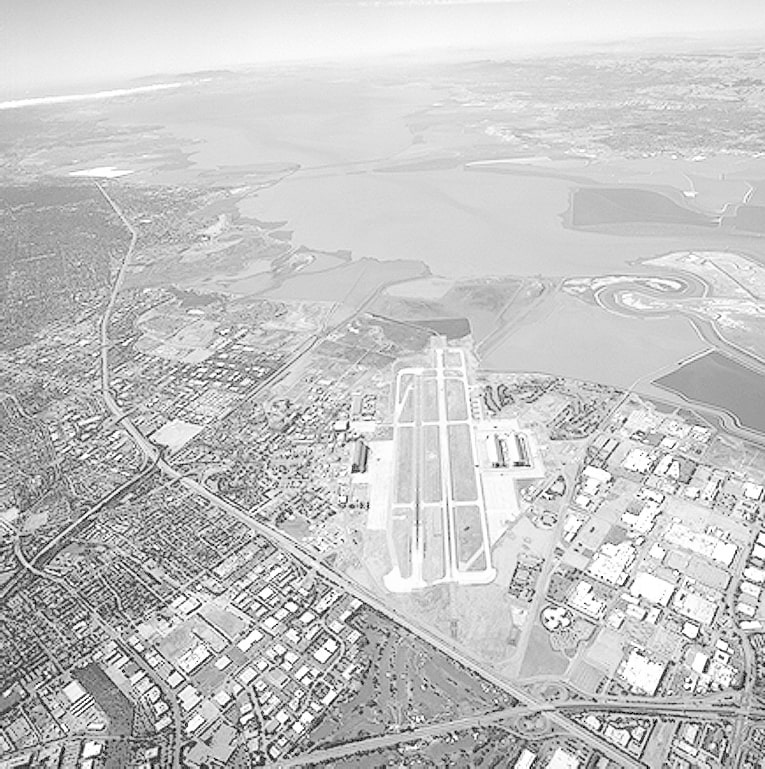
#> input picture Intensity Transformations/aerial.jpg, 765 x 769 px
$ jupyter execute 'P1B_Intensity Transformation.ipynb'
#> lines starting #> are read from the running program, lines starting #| are printed output that depends on the picture
[cell 1]
import cv2
import math
import numpy as np
import matplotlib.pyplot as plt
import matplotlib.image as img

[cell 2]
# P1B-Step1. e-campus에 첨부된 압축 폴더 중 [P1B]의 코드와 이미지를 먼저 다운로드하세요.
I = cv2.imread('aerial.jpg', cv2.IMREAD_GRAYSCALE)  # 이미지를 Gray Scale로 불러오기
#> I is the input picture: shape (769, 765); min 0, max 255, mean 197.1

[cell 3]
cv2.imshow('image', I)     # 이미지 출력, jupyter notebook 사용자용
cv2.waitKey(0)
cv2.destroyAllWindows()

# colab 사용자용 이미지 출력
# from google.colab import files
# from IPython import display

# display.Image(' 이미지 파일명 ')

[cell 4]
# P1B-Step2. A power-law transform을 공식에 따라 함수로 구현하세요.
def power_of_law(gamma, r):
#> called with gamma = 0.1
    c = 255/ (255*gamma)                                # s=cr^gamma 에서 s가 8bit 영상 기준 최대값인 255가 되도록 하는 c를 구현하세요. (pdf 문서 참조)

    return np.array(c*(r**gamma), dtype = 'uint8')  # A power-law 공식을 구현하세요.
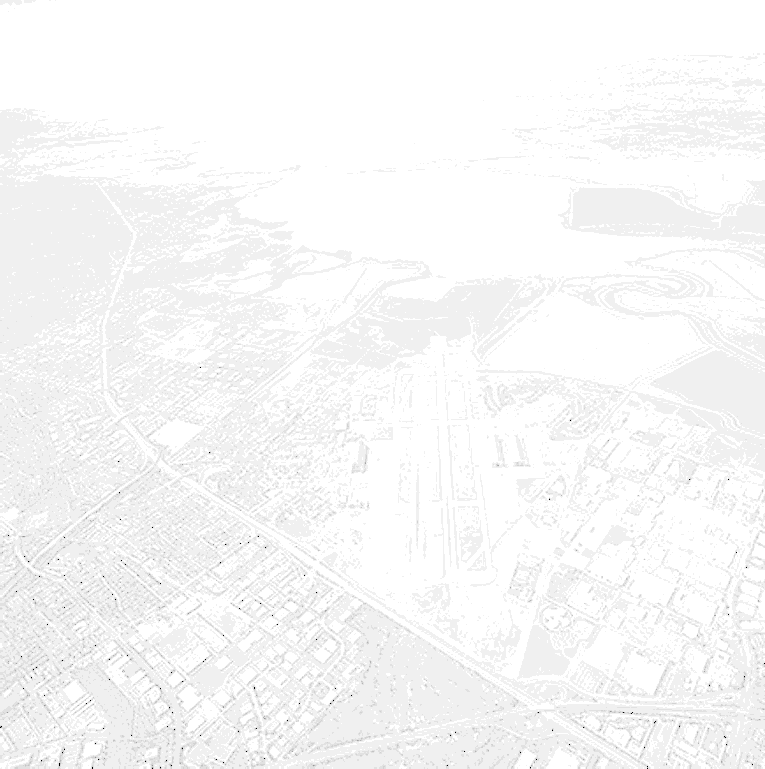
#> returned value: shape (769, 765); min 0, max 17, mean 16.52; drawn with min black and max white

[cell 5]
# plotting 하는 코드, 중간중간에 비어진 부분을 채워 넣으세요.
# P1B-Step3. Gamma값을 0.1, 0.5, 0.9, 2, 4로 설정하고 실험해보세요
# P1B-Step4. 각각의 실험 결과와 원본 영상을 비교하여 보여주세요
fig = plt.figure(figsize = (15, 10)) # rows*cols 행렬의 i번째 subplot 생성
rows = 2
cols = 3

ax1 = fig.add_subplot(rows, cols, 1)
I_RGB = cv2.cvtColor(I, cv2.COLOR_GRAY2RGB)               # matplot 라이브러리의 imshow함수를 사용하여 영상을 보일경우, RGB 포맷으로 변환해주어야 함
ax1.imshow(I_RGB)
ax1.set_title('Original')
ax1.axis("off")

ax2 = fig.add_subplot(rows, cols, 2)
gamma0_RGB = cv2.cvtColor(power_of_law(0.1, I), cv2.COLOR_GRAY2RGB)  # gamma = 0.1
ax2.imshow(gamma0_RGB)
ax2.set_title('gamma = 0.1')
ax2.axis("off")

ax3 = fig.add_subplot(rows, cols, 3)
gamma1_RGB = cv2.cvtColor(power_of_law(0.5, I), cv2.COLOR_GRAY2RGB)  # gamma = 0.5
#> call 2 of power_of_law, with gamma = 0.5
#> in power_of_law (call 2), `return np.array(c*(r**gamma), dtype = 'uint8')`:
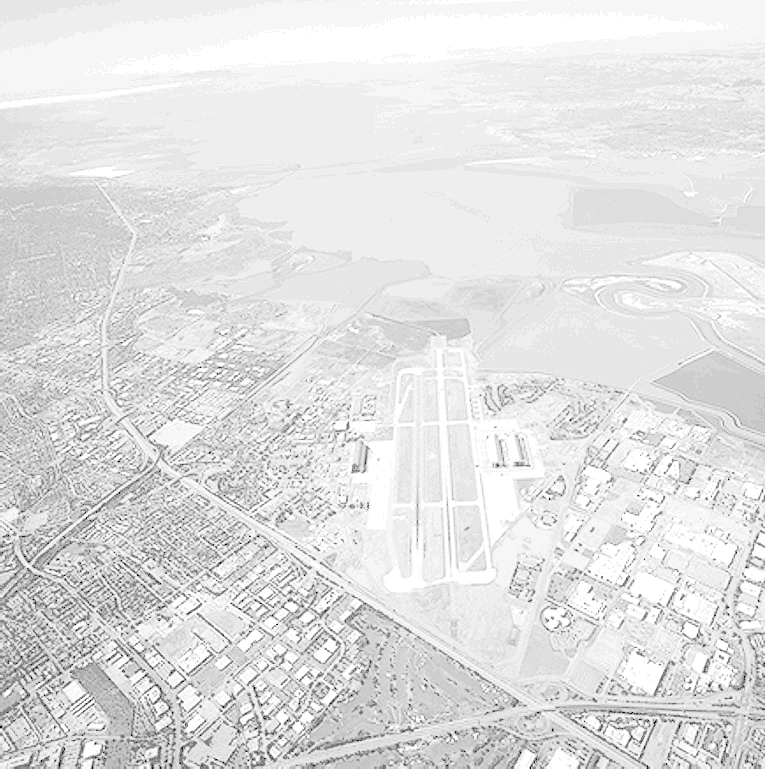
#> returned value: shape (769, 765); min 0, max 31, mean 27.4; drawn with min black and max white
ax3.imshow(gamma1_RGB)
ax3.set_title('gamma = 0.5')
ax3.axis("off")

ax4 = fig.add_subplot(rows, cols, 4)
gamma2_RGB = cv2.cvtColor(power_of_law(0.9, I), cv2.COLOR_GRAY2RGB)  # gamma = 0.9
#> call 3 of power_of_law, with gamma = 0.9
#> in power_of_law (call 3), `return np.array(c*(r**gamma), dtype = 'uint8')`:
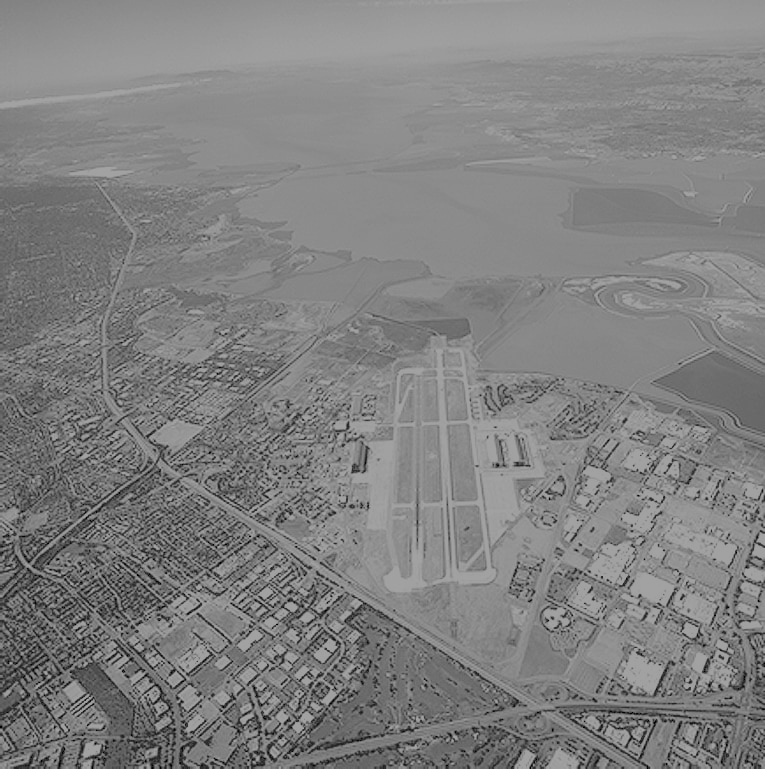
#> returned value: shape (769, 765); min 0, max 162, mean 128.3
ax4.imshow(gamma2_RGB)
ax4.set_title('gamma = 0.9')
ax4.axis("off")

ax5 = fig.add_subplot(rows, cols, 5)
gamma3_RGB = cv2.cvtColor(power_of_law(2, I), cv2.COLOR_GRAY2RGB)  # gamma = 2.0
#> call 4 of power_of_law, with gamma = 2
#> in power_of_law (call 4), `return np.array(c*(r**gamma), dtype = 'uint8')`:
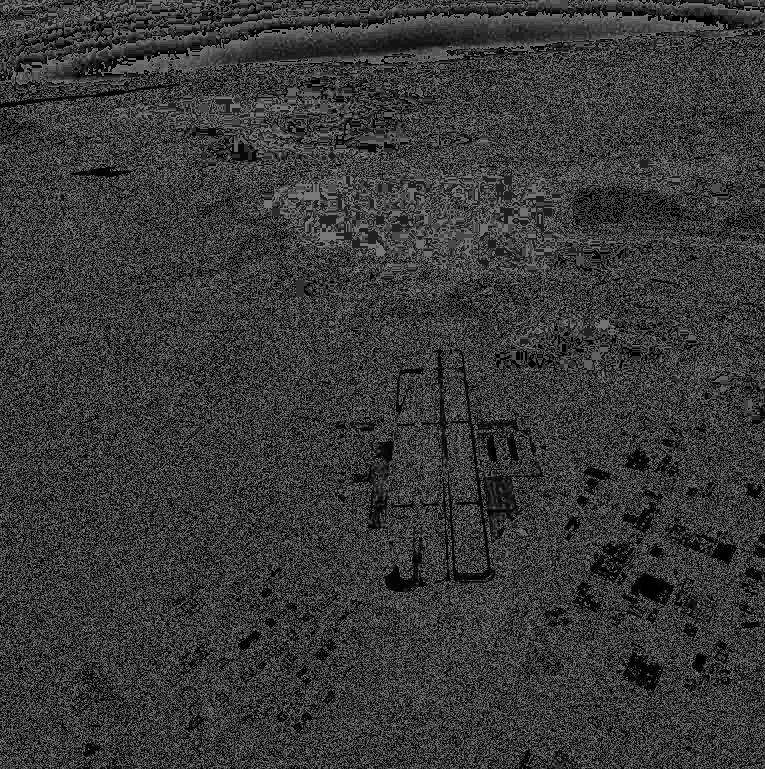
#> returned value: shape (769, 765); min 0, max 124, mean 55.9
ax5.imshow(gamma3_RGB)
ax5.set_title('gamma = 2.0')
ax5.axis("off")

ax6 = fig.add_subplot(rows, cols, 6)
gamma4_RGB = cv2.cvtColor(power_of_law(4, I), cv2.COLOR_GRAY2RGB)  # gamma = 4.0
#> in power_of_law (call 5), `return np.array(c*(r**gamma), dtype = 'uint8')`:
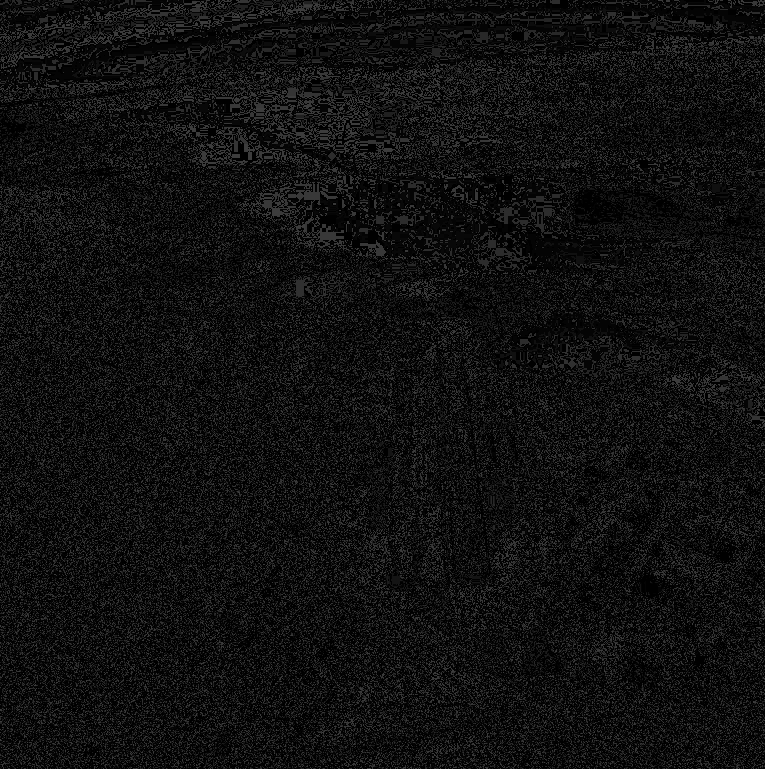
#> returned value: shape (769, 765); min 0, max 60, mean 16.4
ax6.imshow(gamma4_RGB)
ax6.set_title('gamma = 4.0')
ax6.axis("off")

plt.show()
